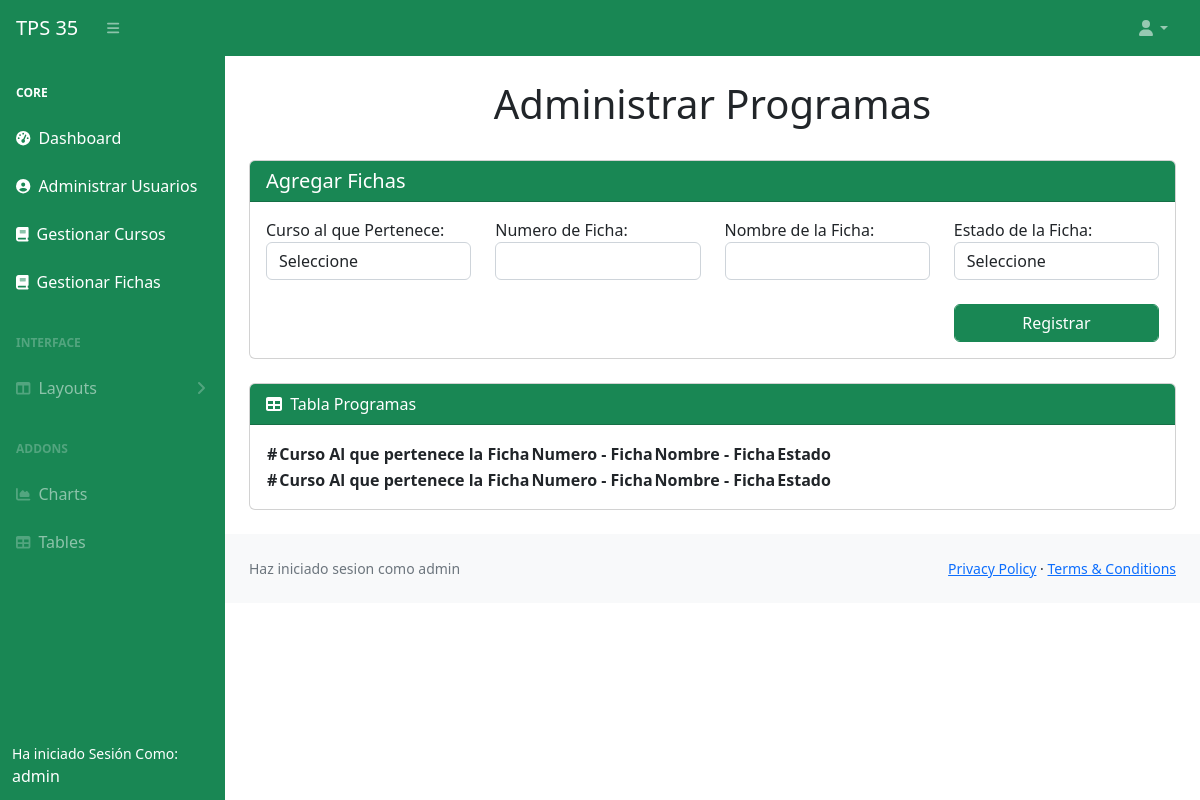
The page /administrador/fichas.php (signed in) on the database as committed earlier.
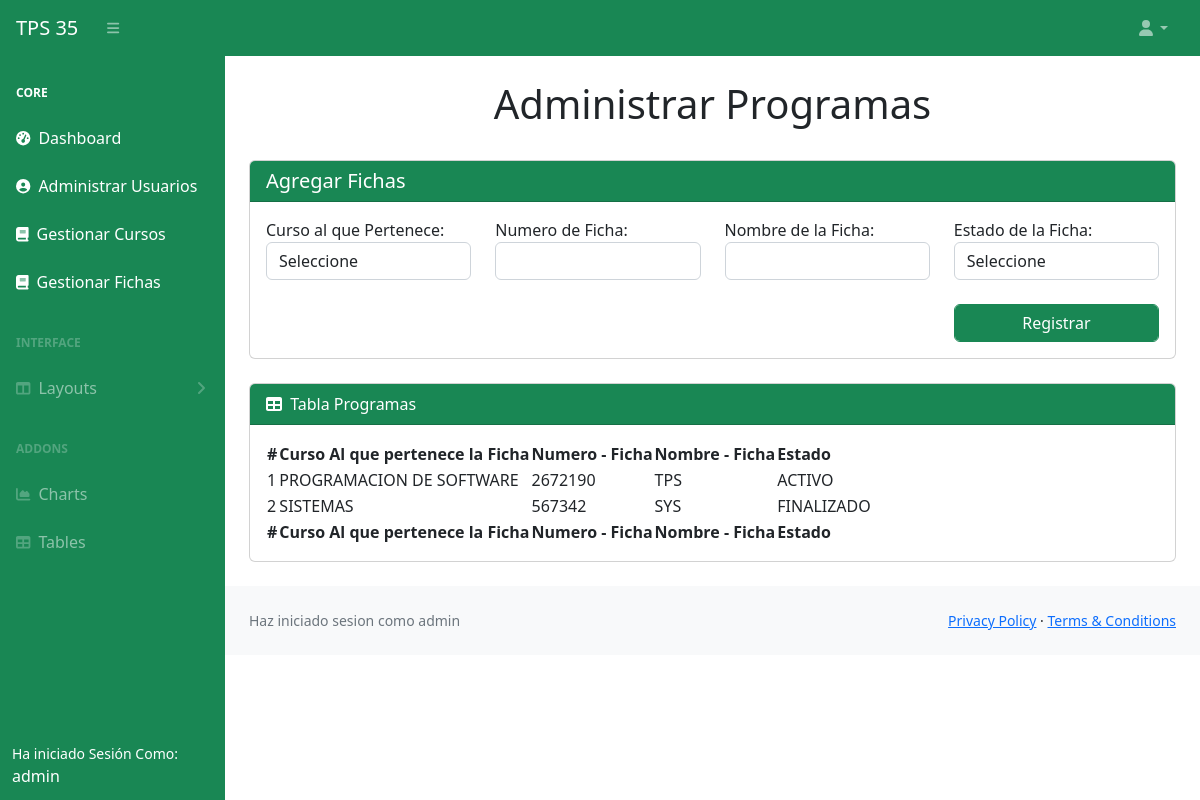
The same page on the database as committed later.
### tables this page shows
CREATE TABLE `fichas` (
  `id` int(11) NOT NULL,
  `id_programa` int(11) NOT NULL,
  `ficha` bigint(20) NOT NULL,
  `alias` varchar(30) NOT NULL,
  `estado` int(11) NOT NULL
);

CREATE TABLE `programa` (
  `id` int(11) NOT NULL,
  `nom_programa` varchar(50) NOT NULL,
  `estado` int(11) NOT NULL
);

CREATE TABLE `sub_items` (
  `id` int(11) NOT NULL,
  `id_items` int(11) NOT NULL,
  `descripcion` varchar(100) NOT NULL
);

### administrador/fichas.php (the view, shortened to what this page needs)
<!DOCTYPE html>
<html lang="en">
<head>
    <link href="css/styles.css" rel="stylesheet" />
</head>
<body class="sb-nav-fixed">
    <?php
    include('comunes/navbar.php');
    include('./back/connection.php');
    ?>
    <div id="layoutSidenav">
        <div id="layoutSidenav_nav">
            <?php
            include('comunes/sidebar.php');
            ?>
        </div>
        <div id="layoutSidenav_content">
            <main>
                <div class="container-fluid px-4">
                    <h1 class="mt-4 text-center">Administrar Programas
                    </h1>
                    <br>
                    <div class="card">
                        <h5 class="card-header bg-success text-white">Agregar Fichas</h5>
                        <div class="card-body">
                            <form action="./back/registerFicha.php" method="POST">
                                <div class="row">
                                    <div class="col-lg-3">
                                        <div class="form-group">
                                            <label for="">Curso al que Pertenece:</label>
                                            <select class="form-control" name="linkFichaCourse">
                                                <option value="" hidden>Seleccione</option>
                                            </select>
                                        </div>
                                    </div>
                                    <div class="col-lg-3">
                                        <div class="form-group">
                                            <label for="">Numero de Ficha:</label>
                                            <input type="number" class="form-control" name="fichaNumber">
                                        </div>
                                    </div>
                                    <div class="col-lg-3">
                                        <div class="form-group">
                                            <label for="">Nombre de la Ficha:</label>
                                            <input type="TEXT" class="form-control" name="fichaName">
                                        </div>
                                    </div>
                                    <div class="col-lg-3">
                                        <div class="form-group">
                                            <label for="">Estado de la Ficha:</label>
                                            <select class="form-control" name="fichaStatus">
                                                <option value="" hidden>Seleccione</option>
                                            </select>
                                        </div>
                                    </div>
                                    <div class="col-lg-9">
                                    </div>
                                    <div class="col-lg-3">
                                        <div class="form-group"><br>
                                            <input type="submit" class="btn btn-success form-control" value="Registrar"
                                                name="registerFicha">
                                        </div>
                                    </div>
                                </div>
                            </form>
                        </div>
                    </div>
                    <br>
                    <div class="card mb-4">
                        <div class="card-header bg-success text-white">
                            <i class="fas fa-table me-1"></i>
                            Tabla Programas
                        </div>
                        <div class="card-body">
                            <table id="datatablesSimple">
                                <thead>
                                    <tr>
                                        <th>#</th>
                                        <th>Curso Al que pertenece la Ficha</th>
                                        <th>Numero - Ficha</th>
                                        <th>Nombre - Ficha</th>
                                        <th>Estado</th>
                                    </tr>
                                </thead>
                                <tfoot>
                                    <tr>
                                        <th>#</th>
                                        <th>Curso Al que pertenece la Ficha</th>
                                        <th>Numero - Ficha</th>
                                        <th>Nombre - Ficha</th>
                                        <th>Estado</th>
                                    </tr>
                                </tfoot>
                                <tbody>
                                    <?php
                                    $searchFicha = "SELECT programa.nom_programa AS curso, ficha, alias, sub_items.descripcion AS estado FROM fichas
                                    INNER JOIN programa ON fichas.id_programa = programa.id
                                    INNER JOIN sub_items ON fichas.estado = sub_items.id
                                    WHERE sub_items.id_items = 3;";
                                    $queryFicha = mysqli_query($conn, $searchFicha);
                                    $count = 0;
                                    while ($row = mysqli_fetch_array($queryFicha)) {
                                        $count++; ?>
                                        <tr>
                                            <td>
                                                <?php echo $count; ?>
                                            </td>
                                            <td>
                                                <?php echo $row['curso'] ?>
                                            </td>
                                            <td>
                                                <?php echo $row['ficha'] ?>
                                            </td>
                                            <td>
                                                <?php echo $row['alias'] ?>
                                            </td>
                                            <td>
                                                <?php echo $row['estado'] ?>
                                            </td>
                                        </tr>
                                    <?php } ?>
                                </tbody>
                            </table>
                        </div>
                    </div>
                </div>
                <?php
                include('comunes/footer.php');
                ?>
        </div>
    </div>
</body>
</html>

### administrador/comunes/navbar.php (shortened to what this page needs)
<nav class="sb-topnav navbar navbar-expand navbar-dark bg-success">
    <a class="navbar-brand ps-3" href="index_1.php">TPS 35</a>
    <button class="btn btn-link btn-sm order-1 order-lg-0 me-4 me-lg-0" id="sidebarToggle" href="#!"><i
            class="fas fa-bars" style=""></i></button>
    <ul class="navbar-nav ms-auto ms-md-0 me-lg-4">
        <li class="nav-item dropdown">
            <a class="nav-link dropdown-toggle" id="navbarDropdown" href="#" role="button" data-bs-toggle="dropdown"
                aria-expanded="false"><i class="fas fa-user fa-fw" style="#ffffff"></i></a>
        </li>
    </ul>
</nav>

### administrador/comunes/sidebar.php (shortened to what this page needs)
<nav class="sb-sidenav accordion sb-sidenav-dark" id="sidenavAccordion">
    <div class="sb-sidenav-menu bg-success">
        <div class="nav">
            <div class="sb-sidenav-menu-heading text-white">Core</div>
            <a class="nav-link text-white" href="index_1.php">
                <div class="sb-nav-link-icon text-white"><i class="fas fa-tachometer-alt"></i></div>
                Dashboard
            </a>
            <a class="nav-link text-white" href="administrar_usuarios.php">
                <div class="sb-nav-link-icon text-white"><i class="fa-solid fa-circle-user"></i></div>
                Administrar Usuarios
            </a>
            <a class="nav-link text-white" href="courses.php">
                <div class="sb-nav-link-icon text-white"><i class="fa-solid fa-book"></i></div>
                Gestionar Cursos
            </a>
            <a class="nav-link text-white" href="fichas.php">
                <div class="sb-nav-link-icon text-white"><i class="fa-solid fa-book"></i></div>
                Gestionar Fichas
            </a>
            <div class="sb-sidenav-menu-heading">Interface</div>
            <a class="nav-link collapsed" href="#" data-bs-toggle="collapse" data-bs-target="#collapseLayouts" aria-expanded="false" aria-controls="collapseLayouts">
                <div class="sb-nav-link-icon"><i class="fas fa-columns"></i></div>
                Layouts
                <div class="sb-sidenav-collapse-arrow"><i class="fas fa-angle-down"></i></div>
            </a>
            <div class="sb-sidenav-menu-heading">Addons</div>
            <a class="nav-link" href="charts.html">
                <div class="sb-nav-link-icon"><i class="fas fa-chart-area"></i></div>
                Charts
            </a>
            <a class="nav-link" href="tables.html">
                <div class="sb-nav-link-icon"><i class="fas fa-table"></i></div>
                Tables
            </a>
        </div>
    </div>
    <div class="sb-sidenav-footer bg-success text-white">
        <div class="small">Ha iniciado Sesi&oacute;n Como:</div>
        <?php echo $_SESSION["usuario"] ?>
    </div>
</nav>

### administrador/comunes/footer.php
<footer class="py-4 bg-light mt-auto">
    <div class="container-fluid px-4">
        <div class="d-flex align-items-center justify-content-between small">
            <?php echo '<div class="text-muted">Haz iniciado sesion como ' . $_SESSION["usuario"] . '</div>' ?>
            <div>
                <a href="#">Privacy Policy</a>
                &middot;
                <a href="#">Terms &amp; Conditions</a>
            </div>
        </div>
    </div>
</footer>

Rows that differ between the two databases and show on the page:
added fichas: id_programa.nom_programa "PROGRAMACION DE SOFTWARE", ficha "2672190", alias "TPS", estado.descripcion "ACTIVO"
added fichas: id_programa.nom_programa "SISTEMAS", ficha "567342", alias "SYS", estado.descripcion "FINALIZADO"
